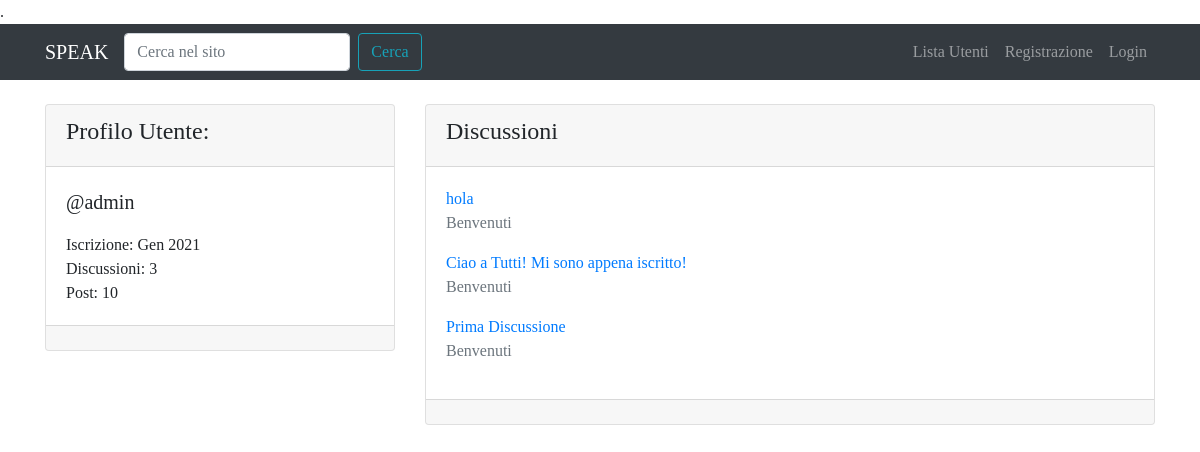
Screenshot of /user/admin/ with the database file from the repository.
### forum/models.py (models this page shows, shortened)
class Discussione(models.Model):
    titolo = models.CharField(max_length=120)
    data_creazione = models.DateTimeField(auto_now_add=True) # data viene inserita alla creazione
    autore_discussione = models.ForeignKey(User, on_delete=models.CASCADE, related_name="discussioni")
    sezione_appartenenza = models.ForeignKey(Sezione, on_delete=models.CASCADE)
    def get_absolute_url(self):
        return reverse("visualizza_discussione", kwargs={"pk": self.pk})
    class Meta:
        verbose_name = "Discussione"
        verbose_name_plural = "Discussioni"

class Sezione(models.Model):
    nome_sezione = models.CharField(max_length=80)
    descrizione = models.CharField(max_length=150, blank=True, null=True) # black e null permettono di lasciare vuoto qst campo, se desiderato
    logo_sezione = models.ImageField(blank=True, null=True)
    def __str__(self):
        return self.nome_sezione
    class Meta:
        verbose_name = "Sezione"
        verbose_name_plural = "Sezioni"

### core/views.py (the view)
# urls.py: path('user/<str:username>/', views.user_profile_view, name="user_profile"),
def user_profile_view(request, username):
    user = get_object_or_404(User, username=username)
    discussioni_utente = Discussione.objects.filter(autore_discussione=user).order_by("-data_creazione")
    context = {"user": user, "discussioni_utente": discussioni_utente}
    return render(request, "core/user_profile.html", context)

### core/templates/core/user_profile.html (shortened to what this page needs)
{% extends 'base.html' %}
{% block content %}
    <div class="row mt-3">
        <div class="col-4">
            <div class="card my-2">
                <div class="card-header">
                    <h4>{% if request.user == user %}Il Tuo {% endif %}Profilo Utente:</h4>
                </div>
                <div class="card-body">
                    <p class="lead">@{{ user }}</p>
                    <p class="mb-0">Iscrizione: {{ user.date_joined|date:"M Y" }}</p>
                    <p class="mb-0">Discussioni: {{ user.discussioni.count }}</p>
                    <p class="mb-0">Post: {{ user.posts.count }}</p>
                </div>
                <div class="card-footer">
                </div>
            </div>
        </div>
        <div class="col-8">
            <div class="card my-2">
                <div class="card-header">
                    <h4>Discussioni</h4>
                </div>
                <div class="card-body">
                    {% for discussione in discussioni_utente %}
                        <a href="{{ discussione.get_absolute_url }}">{{ discussione.titolo }}</a>
                        <p class="text-muted">{{ discussione.sezione_appartenenza }}</p>
                    {% empty %}
                        {% if request.user == user %}
                            <p class="my-0">Non hai creato nessuna Discussione!</p>
                        {% else %}
                            <p class="my-0">{{ user }} non ha creato nessuna Discussione!</p>
                        {% endif %}
                    {% endfor %}
                </div>
                <div class="card-footer">
                </div>
            </div>
        </div>
    </div>
{% endblock content %}

### static-storage/css/speak.css (style rules this page uses)
body { font-family: 'Slabo 27px', serif; }

### rows the page displays
Discussione: titolo "hola", sezione_appartenenza "Benvenuti"
Discussione: titolo "Ciao a Tutti! Mi sono appena iscritto!", sezione_appartenenza "Benvenuti"
Discussione: titolo "Prima Discussione", sezione_appartenenza "Benvenuti"

### other values shown
{{ user }} "admin"
{{ user.date_joined|date:"M Y" }} "Gen 2021"
{{ user.discussioni.count }} "3"
{{ user.posts.count }} "10"
